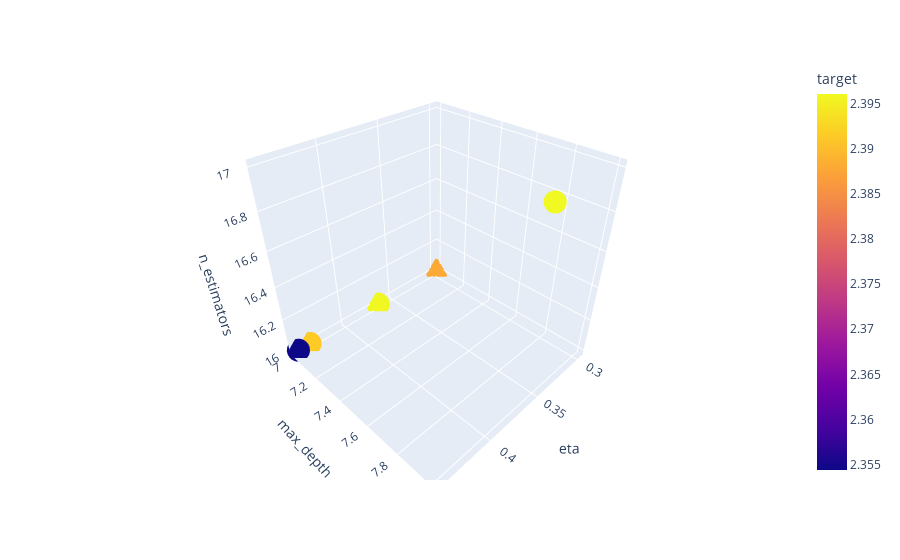

The notebook cell this image was saved under:
### Code cell
px.scatter_3d(df2, x = "eta", y = "max_depth", z = "n_estimators", color = "target")

### Figure 1 — Plotly figure (JSON) as saved in the notebook; plotly's stock layout.template omitted (floating-point values rounded to 4 significant figures)
{"data": [{"hovertemplate": "eta=%{x}<br>max_depth=%{y}<br>n_estimators=%{z}<br>target=%{marker.color}<extra></extra>", "legendgroup": "", "marker": {"color": [2.396, 2.388, 2.388, 2.354, 2.396, 2.391, 2.388, 2.396, 2.388], "coloraxis": "coloraxis", "symbol": "circle"}, "mode": "markers", "name": "", "scene": "scene", "showlegend": false, "type": "scatter3d", "x": [0.3576, 0.2969, 0.297, 0.443, 0.3663, 0.4328, 0.2969, 0.3662, 0.2969], "y": [8, 7, 7, 7, 7, 7, 7, 7, 7], "z": [17, 16, 16, 16, 16, 16, 16, 16, 16]}], "layout": {"coloraxis": {"colorbar": {"title": {"text": "target"}}, "colorscale": [[0, "#0d0887"], [0.1111, "#46039f"], [0.2222, "#7201a8"], [0.3333, "#9c179e"], [0.4444, "#bd3786"], [0.5556, "#d8576b"], [0.6667, "#ed7953"], [0.7778, "#fb9f3a"], [0.8889, "#fdca26"], [1, "#f0f921"]]}, "legend": {"tracegroupgap": 0}, "margin": {"t": 60}, "scene": {"domain": {"x": [0, 1], "y": [0, 1]}, "xaxis": {"title": {"text": "eta"}}, "yaxis": {"title": {"text": "max_depth"}}, "zaxis": {"title": {"text": "n_estimators"}}}}}
